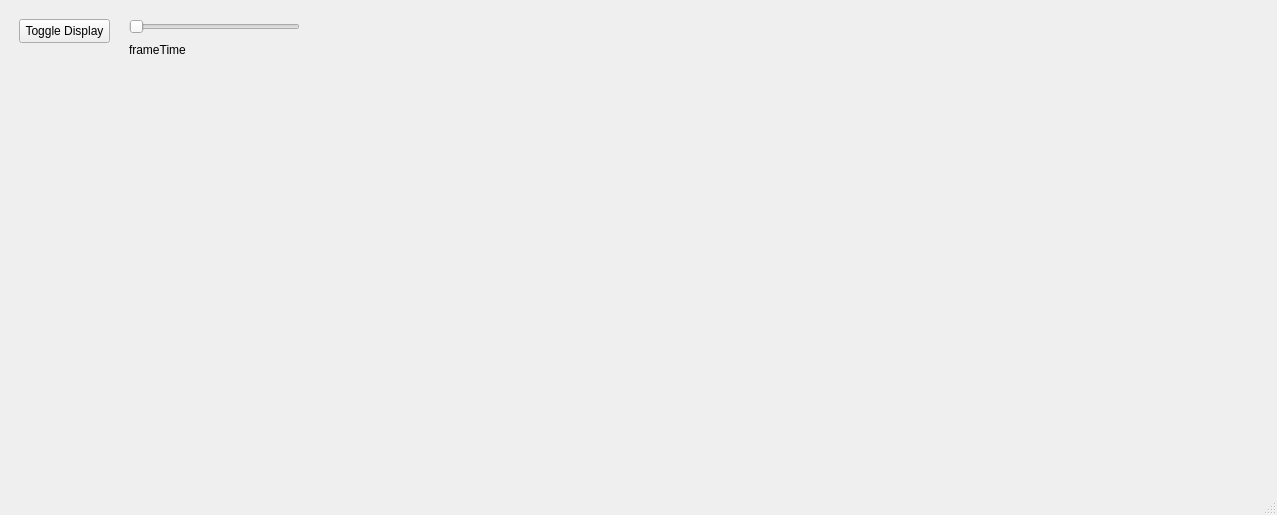
<?xml version="1.0" encoding="UTF-8"?>
<ui version="4.0">
 <class>MainWindow</class>
 <widget class="QMainWindow" name="MainWindow">
  <property name="geometry">
   <rect>
    <x>0</x>
    <y>0</y>
    <width>1277</width>
    <height>515</height>
   </rect>
  </property>
  <property name="windowTitle">
   <string>MainWindow</string>
  </property>
  <widget class="QWidget" name="centralwidget">
   <layout class="QVBoxLayout" name="verticalLayout">
    <item>
     <widget class="QWidget" name="controllWidget" native="true">
      <property name="enabled">
       <bool>true</bool>
      </property>
      <property name="maximumSize">
       <size>
        <width>16777215</width>
        <height>100</height>
       </size>
      </property>
      <widget class="QPushButton" name="toggleDisplay_pushButton">
       <property name="geometry">
        <rect>
         <x>10</x>
         <y>10</y>
         <width>91</width>
         <height>24</height>
        </rect>
       </property>
       <property name="text">
        <string>Toggle Display</string>
       </property>
      </widget>
      <widget class="QWidget" name="layoutWidget">
       <property name="geometry">
        <rect>
         <x>120</x>
         <y>10</y>
         <width>171</width>
         <height>41</height>
        </rect>
       </property>
       <layout class="QVBoxLayout" name="verticalLayout_2">
        <item>
         <widget class="QSlider" name="targetFrameTimer_slider">
          <property name="maximum">
           <number>1000</number>
          </property>
          <property name="pageStep">
           <number>1</number>
          </property>
          <property name="orientation">
           <enum>Qt::Horizontal</enum>
          </property>
         </widget>
        </item>
        <item>
         <widget class="QLabel" name="targetFrameTime_label">
          <property name="text">
           <string>frameTime</string>
          </property>
         </widget>
        </item>
       </layout>
      </widget>
     </widget>
    </item>
    <item>
     <widget class="QWidget" name="simulationViewport" native="true"/>
    </item>
   </layout>
  </widget>
  <widget class="QMenuBar" name="menubar">
   <property name="geometry">
    <rect>
     <x>0</x>
     <y>0</y>
     <width>1277</width>
     <height>21</height>
    </rect>
   </property>
  </widget>
  <widget class="QStatusBar" name="statusbar"/>
 </widget>
 <resources/>
 <connections/>
</ui>
